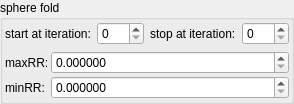
    <widget class="QGroupBox" name="groupBox_2">
     <property name="title">
      <string>sphere fold</string>
     </property>
     <layout class="QVBoxLayout" name="verticalLayout_6">
      <property name="leftMargin">
       <number>2</number>
      </property>
      <property name="topMargin">
       <number>2</number>
      </property>
      <property name="rightMargin">
       <number>2</number>
      </property>
      <property name="bottomMargin">
       <number>2</number>
      </property>
      <item>
       <layout class="QHBoxLayout" name="horizontalLayout_7" stretch="0,1,0,1">
        <item>
         <widget class="QLabel" name="label_92">
          <property name="text">
           <string>start at iteration:</string>
          </property>
         </widget>
        </item>
        <item>
         <widget class="MySpinBox" name="spinboxInt_transf_start_iterations_S">
          <property name="sizePolicy">
           <sizepolicy hsizetype="Minimum" vsizetype="Maximum">
            <horstretch>0</horstretch>
            <verstretch>0</verstretch>
           </sizepolicy>
          </property>
          <property name="minimum">
           <number>0</number>
          </property>
          <property name="maximum">
           <number>999</number>
          </property>
          <property name="value">
           <number>0</number>
          </property>
         </widget>
        </item>
        <item>
         <widget class="QLabel" name="label_64">
          <property name="text">
           <string>stop at iteration:</string>
          </property>
         </widget>
        </item>
        <item>
         <widget class="MySpinBox" name="spinboxInt_transf_stop_iterations_S">
          <property name="sizePolicy">
           <sizepolicy hsizetype="Preferred" vsizetype="Maximum">
            <horstretch>0</horstretch>
            <verstretch>0</verstretch>
           </sizepolicy>
          </property>
          <property name="maximum">
           <number>999</number>
          </property>
         </widget>
        </item>
       </layout>
      </item>
      <item>
       <layout class="QGridLayout" name="gridLayout_25" columnstretch="0,1">
        <property name="spacing">
         <number>2</number>
        </property>
        <item row="1" column="0">
         <widget class="QLabel" name="label_32">
          <property name="text">
           <string>minRR:</string>
          </property>
         </widget>
        </item>
        <item row="0" column="0">
         <widget class="QLabel" name="label_25">
          <property name="text">
           <string>maxRR:</string>
          </property>
         </widget>
        </item>
        <item row="0" column="1">
         <widget class="MyDoubleSpinBox" name="spinbox_transf_maxR2_1">
          <property name="sizePolicy">
           <sizepolicy hsizetype="Minimum" vsizetype="Maximum">
            <horstretch>0</horstretch>
            <verstretch>0</verstretch>
           </sizepolicy>
          </property>
          <property name="prefix">
           <string/>
          </property>
          <property name="suffix">
           <string/>
          </property>
          <property name="decimals">
           <number>6</number>
          </property>
          <property name="minimum">
           <double>0.000000000000000</double>
          </property>
          <property name="maximum">
           <double>99.989999999999995</double>
          </property>
          <property name="singleStep">
           <double>0.100000000000000</double>
          </property>
         </widget>
        </item>
        <item row="1" column="1">
         <widget class="MyDoubleSpinBox" name="spinbox_transf_minR2_p25">
          <property name="sizePolicy">
           <sizepolicy hsizetype="Minimum" vsizetype="Maximum">
            <horstretch>0</horstretch>
            <verstretch>0</verstretch>
           </sizepolicy>
          </property>
          <property name="prefix">
           <string/>
          </property>
          <property name="suffix">
           <string/>
          </property>
          <property name="decimals">
           <number>6</number>
          </property>
          <property name="minimum">
           <double>0.000000000000000</double>
          </property>
          <property name="maximum">
           <double>99.989999999999995</double>
          </property>
          <property name="singleStep">
           <double>0.100000000000000</double>
          </property>
         </widget>
        </item>
       </layout>
      </item>
     </layout>
    </widget>
